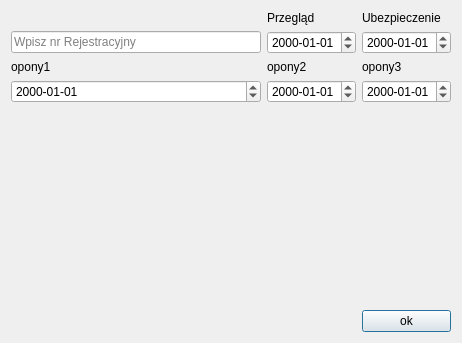
<?xml version="1.0" encoding="UTF-8"?>
<ui version="4.0">
 <class>DodajNaczepe</class>
 <widget class="QDialog" name="DodajNaczepe">
  <property name="geometry">
   <rect>
    <x>0</x>
    <y>0</y>
    <width>462</width>
    <height>343</height>
   </rect>
  </property>
  <property name="windowTitle">
   <string>Dialog</string>
  </property>
  <layout class="QGridLayout" name="gridLayout">
   <item row="0" column="1">
    <widget class="QLabel" name="label_4">
     <property name="text">
      <string>Przegląd</string>
     </property>
    </widget>
   </item>
   <item row="0" column="2">
    <widget class="QLabel" name="label_5">
     <property name="text">
      <string>Ubezpieczenie</string>
     </property>
    </widget>
   </item>
   <item row="3" column="0">
    <widget class="QDateEdit" name="opony1Edit">
     <property name="displayFormat">
      <string>yyyy-MM-dd</string>
     </property>
    </widget>
   </item>
   <item row="2" column="1">
    <widget class="QLabel" name="label_2">
     <property name="text">
      <string>opony2</string>
     </property>
    </widget>
   </item>
   <item row="2" column="2">
    <widget class="QLabel" name="label_3">
     <property name="text">
      <string>opony3</string>
     </property>
    </widget>
   </item>
   <item row="5" column="2">
    <widget class="QPushButton" name="ok">
     <property name="text">
      <string>ok</string>
     </property>
    </widget>
   </item>
   <item row="3" column="2">
    <widget class="QDateEdit" name="opony3Edit">
     <property name="maximumTime">
      <time>
       <hour>23</hour>
       <minute>59</minute>
       <second>59</second>
      </time>
     </property>
     <property name="displayFormat">
      <string>yyyy-MM-dd</string>
     </property>
     <property name="calendarPopup">
      <bool>false</bool>
     </property>
    </widget>
   </item>
   <item row="1" column="2">
    <widget class="QDateEdit" name="UbezpieczenieEdit">
     <property name="displayFormat">
      <string>yyyy-MM-dd</string>
     </property>
    </widget>
   </item>
   <item row="2" column="0">
    <widget class="QLabel" name="label">
     <property name="text">
      <string>opony1</string>
     </property>
    </widget>
   </item>
   <item row="1" column="1">
    <widget class="QDateEdit" name="przegladEdit">
     <property name="displayFormat">
      <string>yyyy-MM-dd</string>
     </property>
    </widget>
   </item>
   <item row="3" column="1">
    <widget class="QDateEdit" name="opony2Edit">
     <property name="displayFormat">
      <string>yyyy-MM-dd</string>
     </property>
    </widget>
   </item>
   <item row="1" column="0">
    <widget class="QLineEdit" name="nrRejEdit">
     <property name="accessibleName">
      <string/>
     </property>
     <property name="accessibleDescription">
      <string/>
     </property>
     <property name="text">
      <string/>
     </property>
     <property name="placeholderText">
      <string>Wpisz nr Rejestracyjny</string>
     </property>
    </widget>
   </item>
   <item row="4" column="1">
    <spacer name="verticalSpacer">
     <property name="orientation">
      <enum>Qt::Vertical</enum>
     </property>
     <property name="sizeHint" stdset="0">
      <size>
       <width>20</width>
       <height>40</height>
      </size>
     </property>
    </spacer>
   </item>
  </layout>
 </widget>
 <resources/>
 <connections/>
</ui>
